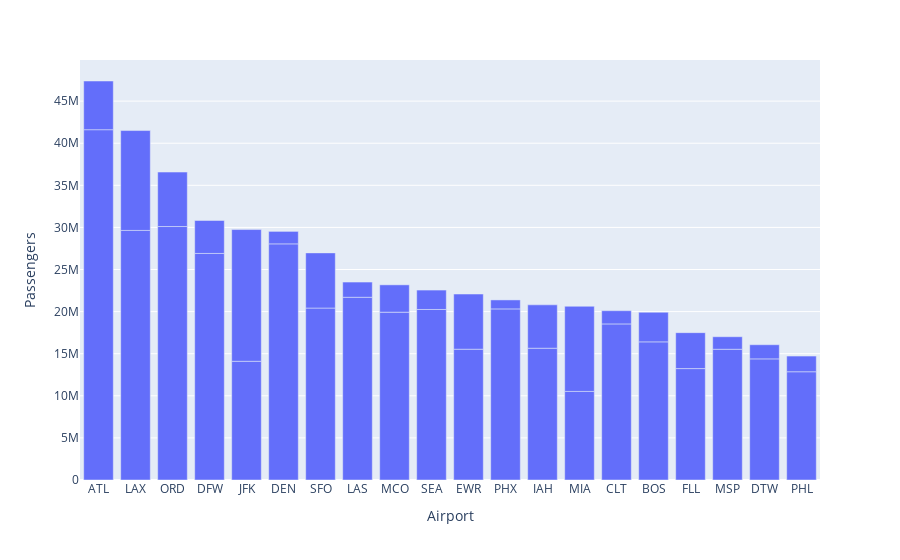

The notebook cell this image was saved under:
### Code cell
fig_top_20_airports_2018

### Figure 1 — Plotly figure (JSON) as saved in the notebook; plotly's stock layout.template omitted (floating-point values rounded to 4 significant figures)
{"data": [{"alignmentgroup": "True", "hovertemplate": "Airport=%{x}<br>Passengers=%{y}<extra></extra>", "legendgroup": "", "marker": {"color": "#636efa", "pattern": {"shape": ""}}, "name": "", "offsetgroup": "", "orientation": "v", "showlegend": false, "textposition": "auto", "type": "bar", "x": ["ATL", "ATL", "LAX", "LAX", "ORD", "ORD", "DFW", "DFW", "JFK", "JFK", "DEN", "DEN", "SFO", "SFO", "LAS", "LAS", "MCO", "MCO", "SEA", "SEA", "EWR", "EWR", "PHX", "PHX", "IAH", "IAH", "MIA", "MIA", "CLT", "CLT", "BOS", "BOS", "FLL", "FLL", "MSP", "MSP", "DTW", "DTW", "PHL", "PHL"], "xaxis": "x", "y": [41606158, 5782717, 29643615, 11859213, 30105889, 6466318, 26907771, 3915980, 14100771, 15644170, 28045866, 1481667, 20421699, 6553134, 21703096, 1808553, 19933262, 3245151, 20252954, 2305512, 15534085, 6555068, 20320037, 1068456, 15652841, 5151668, 10521581, 10112517, 18536134, 1572379, 16407792, 3517369, 13232258, 4266110, 15527632, 1488989, 14383588, 1683531, 12856700, 1864367], "yaxis": "y"}], "layout": {"barmode": "relative", "legend": {"tracegroupgap": 0}, "margin": {"t": 60}, "xaxis": {"anchor": "y", "domain": [0, 1], "title": {"text": "Airport"}}, "yaxis": {"anchor": "x", "domain": [0, 1], "title": {"text": "Passengers"}}}}
